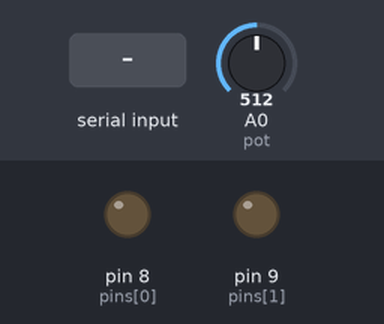
Bench run of a sketch on a simulated Arduino Uno, built with avr-gcc and run on an emulated ATmega328P. On the bench: output pins drawn as LEDs (lit = HIGH). The test bench sets the inputs (shaded band); at power-on: A0 (pot) = 512. What the sketch prints to the serial monitor is not drawn.

Above: at 1.2 s.
1.3 s: "1" received over Serial
At 1.78 s:
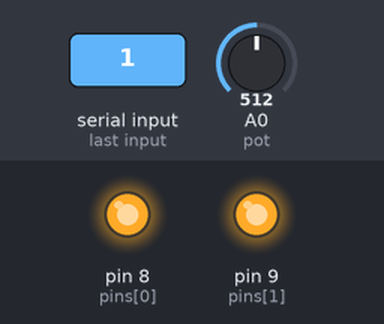
4.3 s: A0 (pot) set to 209
7.3 s: A0 (pot) set to 186
At 8.5 s:
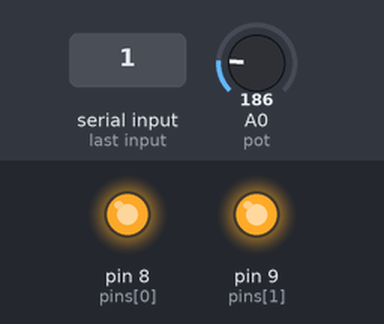
8.8 s: A0 (pot) set to 0
11.8 s: "0" received over Serial
At 12.03 s:
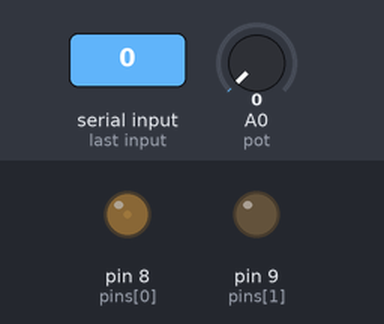
14.8 s: A0 (pot) set to 306
At 15.01 s:
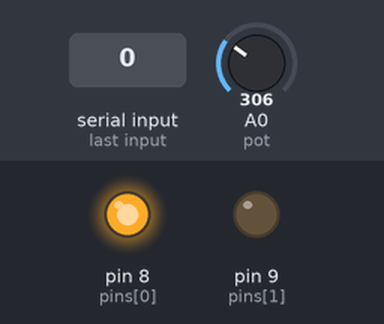
Timing chart, 0 to 17.8 s (numbered marks = the images above; inputs shaded):
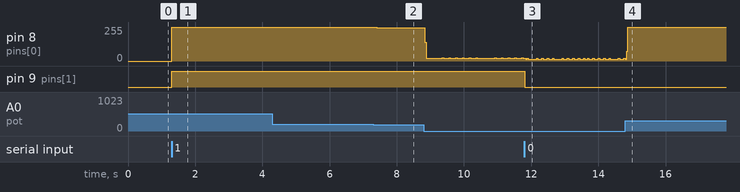

Measured:
- after the input at 1.3 s, pin 8 (pins[0]): 0/255 → 255/255 at once; pin 9 (pins[1]): LOW → HIGH at once
- after the input at 7.3 s, pin 8 (pins[0]): 255/255 → 248/255 after 0.10 s
- after the input at 11.8 s, pin 9 (pins[1]): HIGH → LOW at once

The sketch:

TESTE_MOTOR_DE_PASSO.ino
```cpp
#define pot A0

int i,j, pins[] = {8,9}, side = 0, velocidade;

void setup() {
  Serial.begin(9600);
  Serial.print("Digite 0 ou 1");
  for(i=0;i<2;i++){
    pinMode(pins[i],OUTPUT); // Configura os pinos como saída
  }
}

void loop() {

  if(Serial.available() > 0){
    side = Serial.read();
  }
  velocidade = analogRead(pot); // Faz a leitura do potenciometro
  velocidade = map(velocidade,0,1023,1,100);

  if(side == 49){ // Aciona o motor no sentido Horário
    digitalWrite(pins[1],HIGH); // Defini a direção de rotação
    Serial.println("Horario");
    Serial.println(velocidade);
  	digitalWrite(pins[0],HIGH); // Envia um pulso de um passo
    delay(velocidade);
    digitalWrite(pins[0],LOW);
  }
  if(side == 48){ // Aciona o motor no sentido Anti-Horário
    digitalWrite(pins[1],LOW); // Defini a direção de rotação
    Serial.println("Anti-Horario");
    Serial.println(velocidade);
    digitalWrite(pins[0],HIGH); // Envia um pulso de um passo
    delay(velocidade);
    digitalWrite(pins[0],LOW);
  }
}
```
